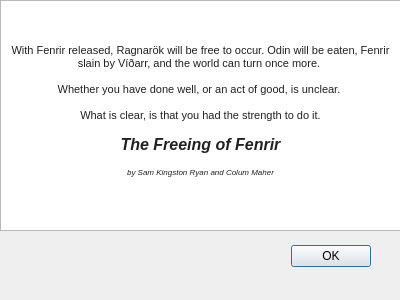
<?xml version="1.0" encoding="UTF-8"?>
<ui version="4.0">
 <class>Rangarok</class>
 <widget class="QDialog" name="Rangarok">
  <property name="geometry">
   <rect>
    <x>0</x>
    <y>0</y>
    <width>400</width>
    <height>300</height>
   </rect>
  </property>
  <property name="windowTitle">
   <string>Dialog</string>
  </property>
  <widget class="QDialogButtonBox" name="buttonBox">
   <property name="geometry">
    <rect>
     <x>30</x>
     <y>240</y>
     <width>341</width>
     <height>32</height>
    </rect>
   </property>
   <property name="orientation">
    <enum>Qt::Horizontal</enum>
   </property>
   <property name="standardButtons">
    <set>QDialogButtonBox::Ok</set>
   </property>
  </widget>
  <widget class="QTextBrowser" name="textBrowser">
   <property name="geometry">
    <rect>
     <x>0</x>
     <y>0</y>
     <width>401</width>
     <height>231</height>
    </rect>
   </property>
   <property name="html">
    <string>&lt;!DOCTYPE HTML PUBLIC &quot;-//W3C//DTD HTML 4.0//EN&quot; &quot;http://www.w3.org/TR/REC-html40/strict.dtd&quot;&gt;
&lt;html&gt;&lt;head&gt;&lt;meta name=&quot;qrichtext&quot; content=&quot;1&quot; /&gt;&lt;style type=&quot;text/css&quot;&gt;
p, li { white-space: pre-wrap; }
&lt;/style&gt;&lt;/head&gt;&lt;body style=&quot; font-family:'MS Shell Dlg 2'; font-size:8.25pt; font-weight:400; font-style:normal;&quot;&gt;
&lt;p align=&quot;center&quot; style=&quot;-qt-paragraph-type:empty; margin-top:0px; margin-bottom:0px; margin-left:0px; margin-right:0px; -qt-block-indent:0; text-indent:0px;&quot;&gt;&lt;br /&gt;&lt;/p&gt;
&lt;p align=&quot;center&quot; style=&quot;-qt-paragraph-type:empty; margin-top:0px; margin-bottom:0px; margin-left:0px; margin-right:0px; -qt-block-indent:0; text-indent:0px;&quot;&gt;&lt;br /&gt;&lt;/p&gt;
&lt;p align=&quot;center&quot; style=&quot;-qt-paragraph-type:empty; margin-top:0px; margin-bottom:0px; margin-left:0px; margin-right:0px; -qt-block-indent:0; text-indent:0px;&quot;&gt;&lt;br /&gt;&lt;/p&gt;
&lt;p align=&quot;center&quot; style=&quot; margin-top:0px; margin-bottom:0px; margin-left:0px; margin-right:0px; -qt-block-indent:0; text-indent:0px;&quot;&gt;&lt;span style=&quot; font-family:'sans-serif'; font-size:8pt; color:#202122; background-color:#ffffff;&quot;&gt;With Fenrir released, Ragnarök will be free to occur. Odin will be eaten, Fenrir slain by Víðarr, and the world can turn once more. &lt;/span&gt;&lt;/p&gt;
&lt;p align=&quot;center&quot; style=&quot;-qt-paragraph-type:empty; margin-top:0px; margin-bottom:0px; margin-left:0px; margin-right:0px; -qt-block-indent:0; text-indent:0px; font-family:'sans-serif'; font-size:8pt; color:#202122;&quot;&gt;&lt;br /&gt;&lt;/p&gt;
&lt;p align=&quot;center&quot; style=&quot; margin-top:0px; margin-bottom:0px; margin-left:0px; margin-right:0px; -qt-block-indent:0; text-indent:0px;&quot;&gt;&lt;span style=&quot; font-family:'sans-serif'; font-size:8pt; color:#202122; background-color:#ffffff;&quot;&gt;Whether you have done well, or an act of good, is unclear. &lt;/span&gt;&lt;/p&gt;
&lt;p align=&quot;center&quot; style=&quot;-qt-paragraph-type:empty; margin-top:0px; margin-bottom:0px; margin-left:0px; margin-right:0px; -qt-block-indent:0; text-indent:0px; font-family:'sans-serif'; font-size:8pt; color:#202122;&quot;&gt;&lt;br /&gt;&lt;/p&gt;
&lt;p align=&quot;center&quot; style=&quot; margin-top:0px; margin-bottom:0px; margin-left:0px; margin-right:0px; -qt-block-indent:0; text-indent:0px;&quot;&gt;&lt;span style=&quot; font-family:'sans-serif'; font-size:8pt; color:#202122; background-color:#ffffff;&quot;&gt;What is clear, is that you had the strength to do it.&lt;/span&gt;&lt;/p&gt;
&lt;p align=&quot;center&quot; style=&quot;-qt-paragraph-type:empty; margin-top:0px; margin-bottom:0px; margin-left:0px; margin-right:0px; -qt-block-indent:0; text-indent:0px; font-family:'sans-serif'; font-size:8pt; color:#202122;&quot;&gt;&lt;br /&gt;&lt;/p&gt;
&lt;p align=&quot;center&quot; style=&quot; margin-top:0px; margin-bottom:0px; margin-left:0px; margin-right:0px; -qt-block-indent:0; text-indent:0px;&quot;&gt;&lt;span style=&quot; font-family:'sans-serif'; font-size:12pt; font-weight:600; font-style:italic; color:#202122; background-color:#ffffff;&quot;&gt;The Freeing of Fenrir&lt;/span&gt;&lt;/p&gt;
&lt;p align=&quot;center&quot; style=&quot;-qt-paragraph-type:empty; margin-top:0px; margin-bottom:0px; margin-left:0px; margin-right:0px; -qt-block-indent:0; text-indent:0px; font-family:'sans-serif'; font-size:8pt; font-weight:600; font-style:italic; color:#202122;&quot;&gt;&lt;br /&gt;&lt;/p&gt;
&lt;p align=&quot;center&quot; style=&quot; margin-top:0px; margin-bottom:0px; margin-left:0px; margin-right:0px; -qt-block-indent:0; text-indent:0px;&quot;&gt;&lt;span style=&quot; font-family:'sans-serif'; font-size:6pt; font-style:italic; color:#202122; background-color:#ffffff;&quot;&gt;by Sam Kingston Ryan and Colum Maher&lt;/span&gt;&lt;/p&gt;&lt;/body&gt;&lt;/html&gt;</string>
   </property>
  </widget>
 </widget>
 <resources/>
 <connections>
  <connection>
   <sender>buttonBox</sender>
   <signal>accepted()</signal>
   <receiver>Rangarok</receiver>
   <slot>accept()</slot>
   <hints>
    <hint type="sourcelabel">
     <x>248</x>
     <y>254</y>
    </hint>
    <hint type="destinationlabel">
     <x>157</x>
     <y>274</y>
    </hint>
   </hints>
  </connection>
  <connection>
   <sender>buttonBox</sender>
   <signal>rejected()</signal>
   <receiver>Rangarok</receiver>
   <slot>reject()</slot>
   <hints>
    <hint type="sourcelabel">
     <x>316</x>
     <y>260</y>
    </hint>
    <hint type="destinationlabel">
     <x>286</x>
     <y>274</y>
    </hint>
   </hints>
  </connection>
 </connections>
</ui>
